Frame 1 (no input): blank canvas, image omitted
Frame 60 (no input): blank canvas, image omitted
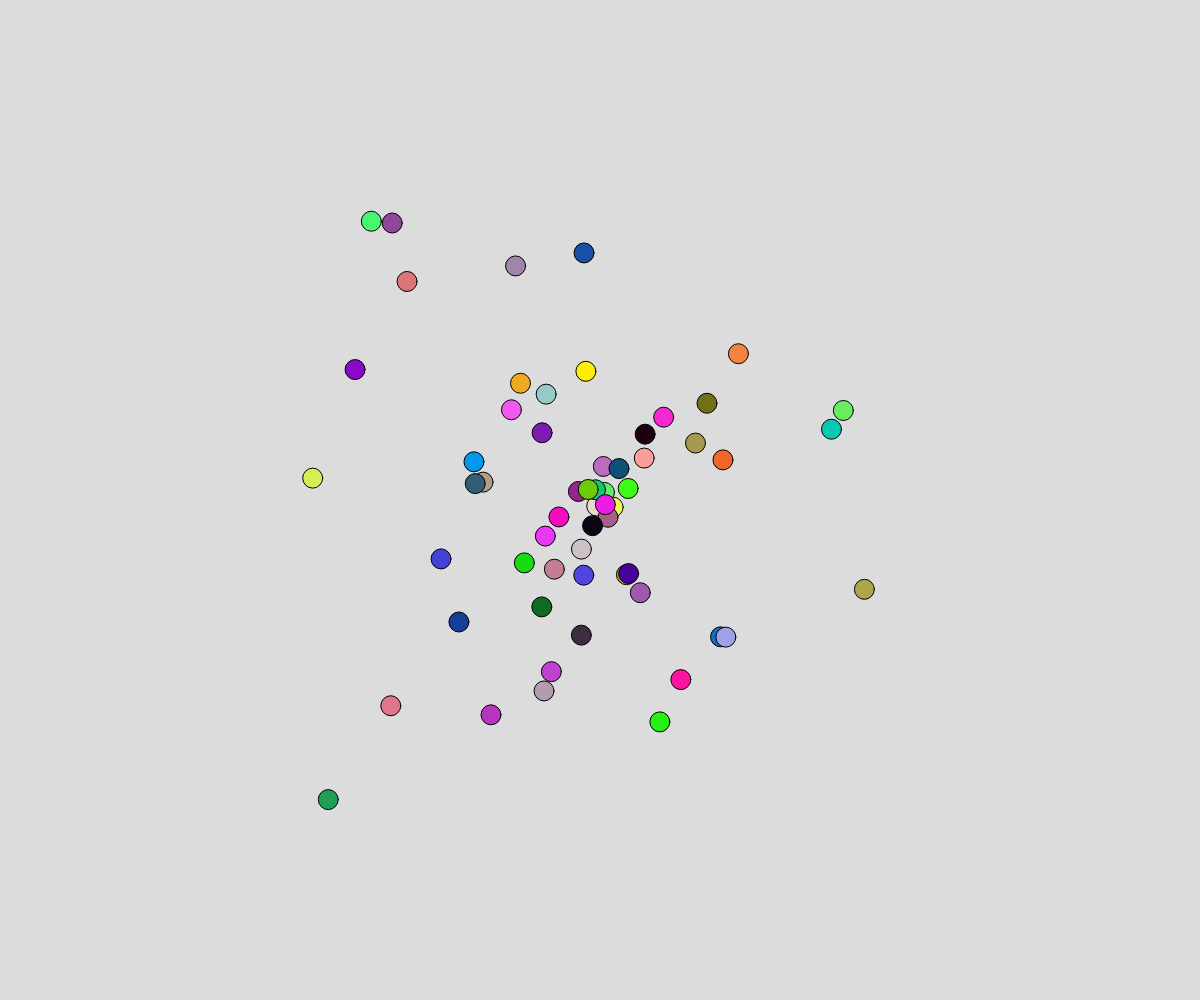
Frame 120 (the mouse pressed at the canvas centre since frame 60)

The p5.js sketch whose frames 1 and 60 were blank and that drew this single picture after the mouse press (run headless with seeded random() and noise() and a simulated clock; from frame 60 on, the mouse is pressed at the canvas centre):

// p5.js sketch
// ── sketch.js
// Simple Objects and Arrays
// Jack Breckon
// Oct 7, 2026

//let ball;
let ballArray= [];


async function setup() {
  createCanvas(windowWidth, windowHeight);
  //   ball = {
  //     x:300, y:400, size: 20,
  //     c: color(random(255),random(255),random(255)),
  //     xSpeed: 5, ySpeed: 4

//   };
}

function initObjects(n){
  for(let i = 0; i <n; i++){
    ballArray.push(generateBall(mouseX,mouseY));
  }
}

function keyPressed(){
  initObjects(1000);
}


function generateBall(x,y){
  // Create and return a ball object
  // initial position x,y
  let b = {
    x:x, y:y, size:20,
    c: color(random(255),random(255),random(255)),
    xSpeed: random(-6,6),
    ySpeed: random(-6,6),
    lifetime: random(40,60)
  };
  return b;
}


function moveBall(b){
  //b = ball type object, update position and draw ball

  b.x = b.x+ b.xSpeed; b.y+=b.ySpeed;
  if(b.x < 0 || b.x > width) {
    b.xSpeed *= -1;
  }
  if(b.y < 0 || b.y > height){
    b.ySpeed *= -1;
  }
  fill(b.c);
  circle(b.x,b.y,b.size);
}



function draw() {
  background(220);
  // loop through an array (traversal)
  for(let i = 0; i<ballArray.length; i++){
    let b = ballArray[i];
    moveBall(b);
    if(b.lifeTime <1){
      ballArray.splice(i,1);
    }
  }

  if(mouseIsPressed){
    ballArray.push(generateBall(mouseX,mouseY));
  }
}
